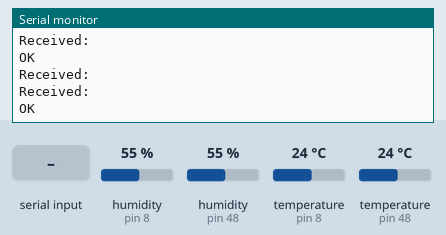
This sketch was run on a simulated Arduino Uno, built with avr-gcc and run on an emulated ATmega328P. Parts: the last lines printed to the serial monitor. Inputs (shaded band) come from the test bench; at power-on: humidity (sensors on pin 8, pin 48) 55 %, temperature (sensors on pin 8, pin 48) 24 °C. The modem accepts every AT command (registered, SIM ready, sends succeed) and sends nothing else.

Above: at 1.8 s.
1.9 s: "90,45\n" received over the second serial link
At 2.3 s:
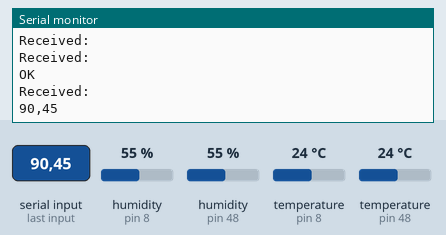
3.4 s: "10\n" received over the second serial link
At 4.6 s:
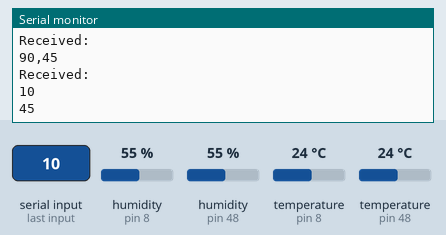

The sketch:

BLE_HM10_Server_esp32.ino
```cpp
#include <SoftwareSerial.h>
SoftwareSerial ble_device(3, 2);
#include "DHT.h"
#define DHTPIN 8
#define DHTTYPE DHT11
DHT dht(DHTPIN, DHTTYPE);

char tchar[4];
uint8_t arr;
uint8_t c;

int data;
bool nouveau = false;

char received[100];
byte  j = 0;

String str_ii = "";
int ii_0 = 0;

void setup() {
  dht.begin();
  Serial.begin(9600);
  ble_device.begin(9600);
  Serial.println("we are sending data via bluetooth");
  delay(100);

  // Enter AT+ commands of interest here (BLE Address, UUIDs, Power settings)
  ble_cmd("AT+NAMEBLExAR", "Device Name: "); // printout device name
  ble_cmd("AT+LADDR", "BLE address: "); // printout BLE address
  ble_cmd("AT+UUID", "SERVER UUID: "); // printout SERVER UUID
  ble_cmd("AT+CHAR", "Char UUID: "); // printout character UUID
  ble_cmd("AT+VERSION", "Version: "); // module version
  delay(500);
}

void loop() {

  if (ble_device.available()) //Check if we receive anything from Bluetooth
  {
    data = ble_device.read(); //Read what we recevive
    received[j] = data;
    j++;
    if (data == 10) {
      nouveau = true;
    }
  }

  if (nouveau) {
    Serial.println("Received:");
    Serial.print(received);
    nouveau = false;
    j = 0;
  }
  float t = dht.readTemperature();  //read the value of the potentiometer

  dtostrf(t, 1, 2, tchar); // float_val, min_width, digits_after_decimal, char_buffer
  arr = ((tchar[0] - '0') * 10) + (tchar[1] - '0');
  if (c == 0) {
    c++;
    Serial.print("we are sending temperature=");
    Serial.println(t);
  }
  ble_device.write(arr);

}


String ble_cmd(String cmd_str, String desc_str) {
  str_ii = "";
  unsigned long t1 = millis();
  ble_device.println(cmd_str);
  while (true) {
    char in_char = ble_device.read();
    if (int(in_char) == -1 or int(in_char) == 42) {
      if ((millis() - t1) > 2000) { // 2 second timeout
        return "Err";
      }
      continue;
    }
    if (in_char == '\n') {
      Serial.print("Bluetooth " + desc_str);
      Serial.println(str_ii.substring(0, str_ii.length()));
      return str_ii;
    }
    str_ii += in_char;
  }
}
```

Measured:
- after the input at 1.9 s, the serial monitor: prints a new line at once (image 1)
- after the input at 3.4 s, the serial monitor: prints a new line at once (image 2)
